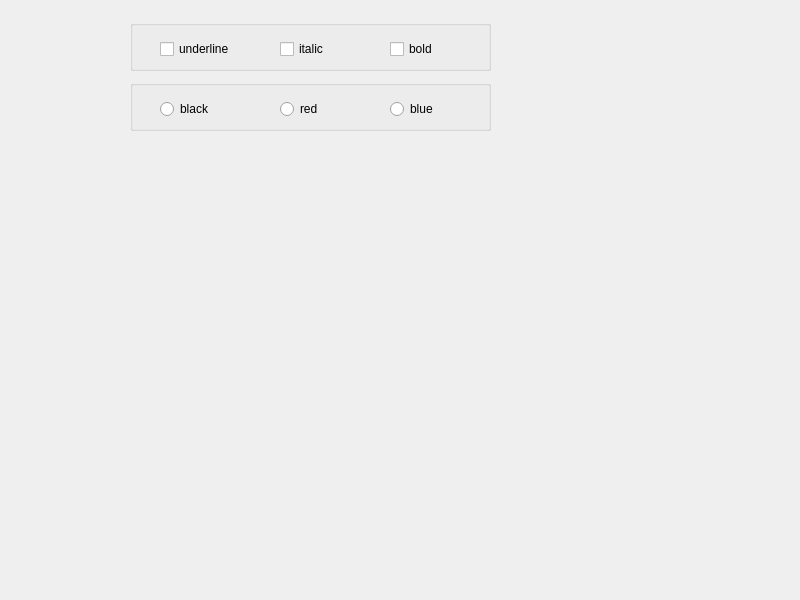
<?xml version="1.0" encoding="UTF-8"?>
<ui version="4.0">
 <class>QWDialog</class>
 <widget class="QDialog" name="QWDialog">
  <property name="geometry">
   <rect>
    <x>0</x>
    <y>0</y>
    <width>800</width>
    <height>600</height>
   </rect>
  </property>
  <property name="windowTitle">
   <string>QWDialog</string>
  </property>
  <widget class="QGroupBox" name="groupBox">
   <property name="geometry">
    <rect>
     <x>130</x>
     <y>20</y>
     <width>361</width>
     <height>51</height>
    </rect>
   </property>
   <property name="title">
    <string/>
   </property>
   <widget class="QCheckBox" name="checkBox">
    <property name="geometry">
     <rect>
      <x>30</x>
      <y>20</y>
      <width>73</width>
      <height>18</height>
     </rect>
    </property>
    <property name="text">
     <string>underline</string>
    </property>
   </widget>
   <widget class="QCheckBox" name="checkBox_2">
    <property name="geometry">
     <rect>
      <x>150</x>
      <y>20</y>
      <width>73</width>
      <height>18</height>
     </rect>
    </property>
    <property name="text">
     <string>italic</string>
    </property>
   </widget>
   <widget class="QCheckBox" name="checkBox_3">
    <property name="geometry">
     <rect>
      <x>260</x>
      <y>20</y>
      <width>73</width>
      <height>18</height>
     </rect>
    </property>
    <property name="text">
     <string>bold</string>
    </property>
   </widget>
  </widget>
  <widget class="QGroupBox" name="groupBox_2">
   <property name="geometry">
    <rect>
     <x>130</x>
     <y>80</y>
     <width>361</width>
     <height>51</height>
    </rect>
   </property>
   <property name="title">
    <string/>
   </property>
   <widget class="QRadioButton" name="radioButton">
    <property name="geometry">
     <rect>
      <x>30</x>
      <y>20</y>
      <width>91</width>
      <height>18</height>
     </rect>
    </property>
    <property name="text">
     <string>black</string>
    </property>
   </widget>
   <widget class="QRadioButton" name="radioButton_2">
    <property name="geometry">
     <rect>
      <x>150</x>
      <y>20</y>
      <width>91</width>
      <height>18</height>
     </rect>
    </property>
    <property name="text">
     <string>red</string>
    </property>
   </widget>
   <widget class="QRadioButton" name="radioButton_3">
    <property name="geometry">
     <rect>
      <x>260</x>
      <y>20</y>
      <width>91</width>
      <height>18</height>
     </rect>
    </property>
    <property name="text">
     <string>blue</string>
    </property>
   </widget>
  </widget>
 </widget>
 <resources/>
 <connections/>
</ui>
